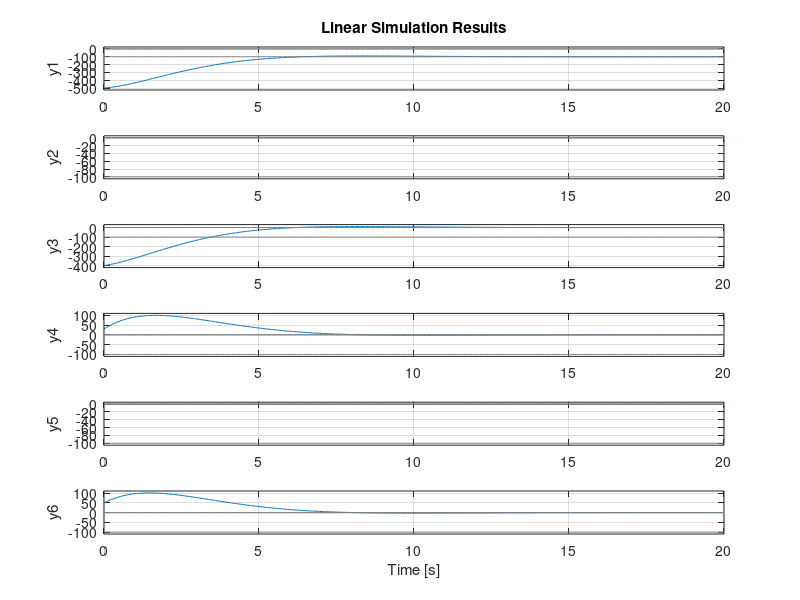

This figure's MATLAB source:
clc;
clear;

% n=ureal('n',2*pi/(24*3600),'percent',2);%Data is of Geosynchronous Satellite
 n=2*pi/(24*3600);

%%Position Control of Chaser using HCW equations.

A=[0 0 0 1 0 0; 0 0 0 0 1 0;0 0 0 0 0 1;0 0 0 0 0 -2*n ; 0 -n*n 0 0 0 0;0 0 3*n*n 2*n 0 0];
%A=[0 0 0 1 0 0; 0 0 0 0 1 0;0 0 0 0 0 1;3*n*n 0 0 0 2*n 0;0 0 0 -2*n 0 0;0
%0 -n*n 0 0 0];%x and y in plane and z out of plan.
B=[0 0 0; 0 0 0; 0 0 0;1 0 0; 0 1 0; 0 0 1];
C_Nbar=[1 0 0 0 0 0 ;0 1 0 0 0 0; 0 0 1 0 0 0];
C=eye(6);
D=0;

t = 0:0.04:20;
u=[-100*ones(size(t));zeros(size(t));zeros(size(t))];
init=[-500;0;-400;30;0;50];

%ref=[-100;0;0;0;0;0];%First Hold Point.

Q=0.1*(C'*C);
R=eye(3);
k=lqr(A,B,Q,R)

State=ss(A,B,C,D,'InputName',{'ax','ay','az'},'OutputName'...
    ,{'y'},'StateName',{'x','y','z','x*','y*','z*'});

% n=ureal('n',2*pi/(24*3600),'percent',2);
% A=[0 0 0 1 0 0; 0 0 0 0 1 0;0 0 0 0 0 1;0 0 0 0 0 -2*n ; 0 -n*n 0 0 0 0;0 0 3*n*n 2*n 0 0];


 Nbar=-(inv(C_Nbar*inv(A-B*k)*B));
 State1=ss(A-B*k,B*Nbar,C,D,'InputName',{'ax','ay','az'},'OutputName'...
    ,{'y'},'StateName',{'x','y','z','x*','y*','z*'})
% lsim(State,u,t,init)
% opt=robOptions('Display','on','Sensitivity','on');
% [StabilityMargin,wcu]=robstab(State1,opt);
figure(2);
lsim(State1,u,t,init);
% set(findall(gcf,'type','line'),'linewidth',3);


% %Weights
% Wa1=ss(1);
% Wa2=ss(2);
% wa3=ss(1);
% Wsv1=ss(1);
% Wsv2=ss(1);
% Wsv3=ss(1);
% Wsv4=ss(1);
% Wsv5=ss(1);
% Wsv6=ss(1);
% Wext=ss(0.11);
% 
% Wext.u='d';
% Wext.y='r';
% Wa1.u='u1';
% Wa1.y='e1';
% Wa2.u='u2';
% Wa2.y='e2';
% Wa3.u='u3';
% Wa3.y='e3';
% Wsv1.u='x';
% Wsv1.y='e4';
% Wsv2.y='e5';
% Wsv3.y='e6';
% Wsv4.y='e7';
% Wsv5.y='e8';
% Wsv6.y='e9';
% Wsv2.u='y';
% Wsv3.u='z';
% Wsv4.u='x.';
% Wsv5.u='y.';
% Wsv6.u='x.';
% 
% ICinputs={'d','u1','u2','u3'};
% ICoutputs={'e1','e2','e3','e4','e5','e6'};
% pos1=sumblk('y1=x');
% pos2=sumblk('y1=y');
% pos3=sumblk('y1=z');
% pos4=sumblk('y1=x.');
% pos5=sumblk('y1=y.');
% pos6=sumblk('y1=z.');
% satic=connect(State,Wext,Wa1,Wa2,Wa3,Wsv1,Wsv2,Wsv3,Wsv4,Wsv5,Wsv6,...
%     ICinputs,ICoutputs);
% 
% ncont=3;
% nmea=6;
% K=ss(zeros(ncont,nmea,3));
% gamma=zeros(3,1);
% for i=1:3
%     [K(:,:,i),~,gamma(i)]=hinfsyn(satic(:,:,i),nmea,ncont);
% end


